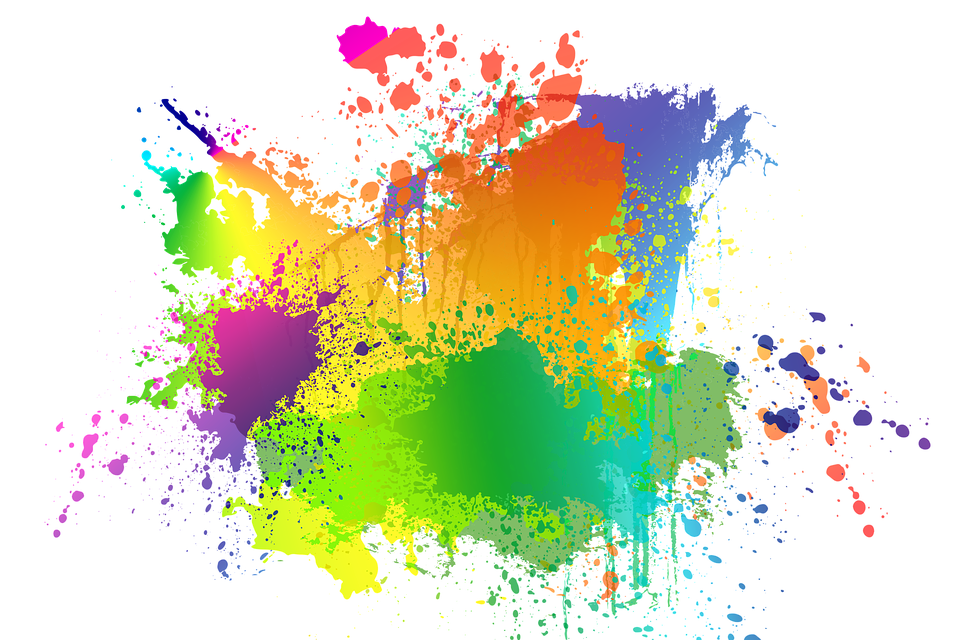
#> input picture create_ico_file/sample.png, 960 x 640 px, found by its file name
$ python source.py
#> lines starting #> are read from the running program, lines starting #| are printed output that depends on the picture
# -*- coding: utf-8 -*-
import os
from PIL import Image


def main():
    img_path = "C:/Users/rabum/PycharmProjects/create_ico_file/sample.png"
    img = Image.open(img_path, "r")
#> img is the input picture: PIL image 960x640 RGBA; mean R, G, B, A 70.7, 74, 39.6, 87.2

    if img.format != "PNG":
        print("Image format should be PNG")
        return -1

    if img.width != img.height:
        if img.width > img.height:
            longside = img.width
#> longside = 960
        elif img.width < img.height:
            longside = img.height

        # Make transparent background
        new_img = Image.new(img.mode, (longside, longside), (255, 255, 255, 0))

        # Combine original image and background
        offset_width = int(round(((longside - img.width) / 2), 0))
#> offset_width = 0
        offset_height = int(round(((longside - img.height) / 2), 0))
#> offset_height = 160
        new_img.paste(img, (offset_width, offset_height))
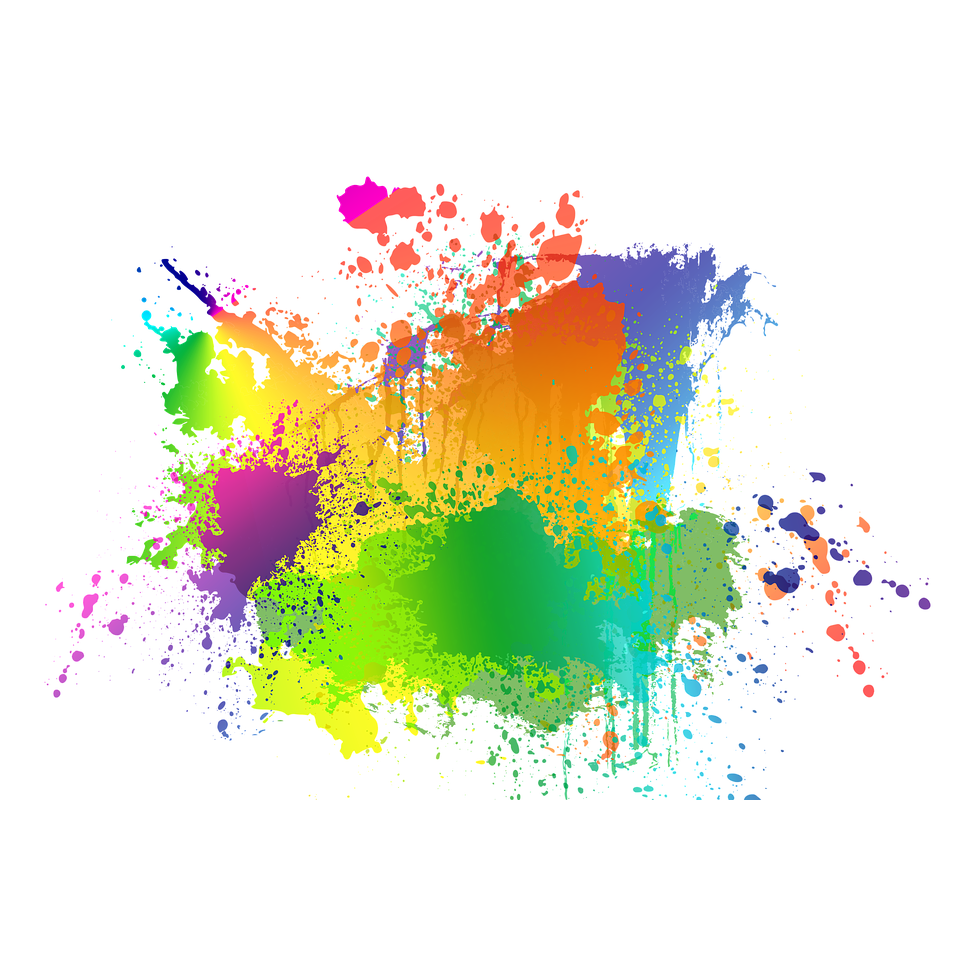
#> new_img: PIL image 960x960 RGBA; mean R, G, B, A 132.1, 134.4, 111.4, 58.1; transparent parts drawn white
        new_img.show()
    else:
        new_img = img

    # Save image file
    base_name = os.path.splitext(img_path)[0]
    save_path = base_name + ".ico"
    new_img.save(save_path)
    return


if __name__ == "__main__":
    main()
